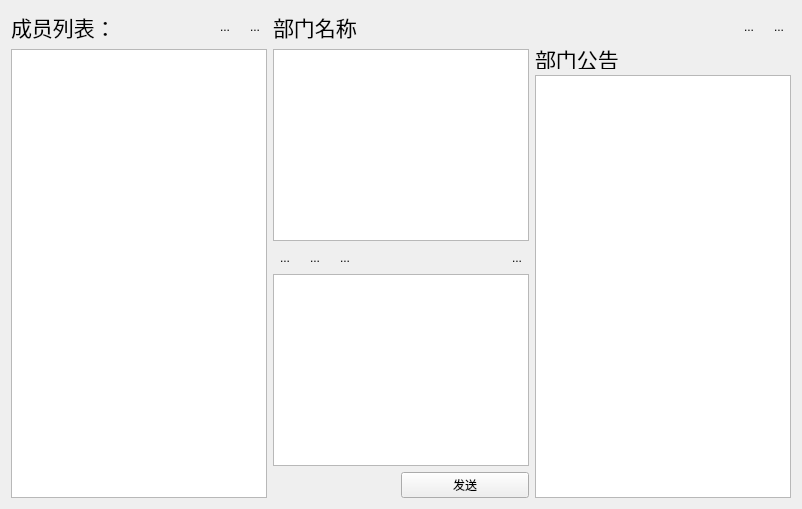
        <widget class="QWidget" name="page_3">
         <layout class="QHBoxLayout" name="horizontalLayout_15">
          <item>
           <layout class="QVBoxLayout" name="verticalLayout_10">
            <item>
             <layout class="QHBoxLayout" name="horizontalLayout_14">
              <item>
               <widget class="QLabel" name="label_3">
                <property name="font">
                 <font>
                  <pointsize>16</pointsize>
                 </font>
                </property>
                <property name="text">
                 <string>成员列表：</string>
                </property>
               </widget>
              </item>
              <item>
               <spacer name="horizontalSpacer_11">
                <property name="orientation">
                 <enum>Qt::Horizontal</enum>
                </property>
                <property name="sizeType">
                 <enum>QSizePolicy::Fixed</enum>
                </property>
                <property name="sizeHint" stdset="0">
                 <size>
                  <width>70</width>
                  <height>20</height>
                 </size>
                </property>
               </spacer>
              </item>
              <item>
               <widget class="QToolButton" name="departFlushBtn">
                <property name="text">
                 <string>...</string>
                </property>
                <property name="icon">
                 <iconset resource="res.qrc">
                  <normaloff>:/flush</normaloff>:/flush</iconset>
                </property>
                <property name="iconSize">
                 <size>
                  <width>40</width>
                  <height>40</height>
                 </size>
                </property>
                <property name="autoRaise">
                 <bool>true</bool>
                </property>
               </widget>
              </item>
              <item>
               <widget class="QToolButton" name="addDepartBtn">
                <property name="text">
                 <string>...</string>
                </property>
                <property name="icon">
                 <iconset resource="res.qrc">
                  <normaloff>:/add</normaloff>:/add</iconset>
                </property>
                <property name="iconSize">
                 <size>
                  <width>40</width>
                  <height>40</height>
                 </size>
                </property>
                <property name="autoRaise">
                 <bool>true</bool>
                </property>
               </widget>
              </item>
             </layout>
            </item>
            <item>
             <widget class="QListWidget" name="departUserListWidget">
              <property name="sizePolicy">
               <sizepolicy hsizetype="Preferred" vsizetype="Expanding">
                <horstretch>0</horstretch>
                <verstretch>0</verstretch>
               </sizepolicy>
              </property>
              <property name="maximumSize">
               <size>
                <width>340</width>
                <height>16777215</height>
               </size>
              </property>
             </widget>
            </item>
           </layout>
          </item>
          <item>
           <layout class="QGridLayout" name="gridLayout_3">
            <item row="0" column="0" colspan="2">
             <layout class="QHBoxLayout" name="horizontalLayout_8">
              <item>
               <widget class="QLabel" name="departNameLabel">
                <property name="font">
                 <font>
                  <pointsize>16</pointsize>
                 </font>
                </property>
                <property name="text">
                 <string>部门名称</string>
                </property>
               </widget>
              </item>
              <item>
               <spacer name="horizontalSpacer_7">
                <property name="orientation">
                 <enum>Qt::Horizontal</enum>
                </property>
                <property name="sizeHint" stdset="0">
                 <size>
                  <width>178</width>
                  <height>20</height>
                 </size>
                </property>
               </spacer>
              </item>
              <item>
               <widget class="QToolButton" name="departFileLabel">
                <property name="text">
                 <string>...</string>
                </property>
                <property name="icon">
                 <iconset resource="res.qrc">
                  <normaloff>:/files</normaloff>:/files</iconset>
                </property>
                <property name="iconSize">
                 <size>
                  <width>40</width>
                  <height>40</height>
                 </size>
                </property>
                <property name="autoRaise">
                 <bool>true</bool>
                </property>
               </widget>
              </item>
              <item>
               <widget class="QToolButton" name="departMenuLabel">
                <property name="text">
                 <string>...</string>
                </property>
                <property name="icon">
                 <iconset resource="res.qrc">
                  <normaloff>:/menu</normaloff>:/menu</iconset>
                </property>
                <property name="iconSize">
                 <size>
                  <width>40</width>
                  <height>40</height>
                 </size>
                </property>
                <property name="autoRaise">
                 <bool>true</bool>
                </property>
               </widget>
              </item>
             </layout>
            </item>
            <item row="1" column="0">
             <layout class="QVBoxLayout" name="verticalLayout_6">
              <item>
               <widget class="QTextBrowser" name="departChatTextBrow"/>
              </item>
              <item>
               <layout class="QHBoxLayout" name="horizontalLayout_6">
                <item>
                 <widget class="QToolButton" name="expressionBtn">
                  <property name="text">
                   <string>...</string>
                  </property>
                  <property name="icon">
                   <iconset resource="res.qrc">
                    <normaloff>:/express</normaloff>:/express</iconset>
                  </property>
                  <property name="iconSize">
                   <size>
                    <width>40</width>
                    <height>40</height>
                   </size>
                  </property>
                  <property name="autoRaise">
                   <bool>true</bool>
                  </property>
                 </widget>
                </item>
                <item>
                 <widget class="QToolButton" name="sendFileBtn">
                  <property name="text">
                   <string>...</string>
                  </property>
                  <property name="icon">
                   <iconset resource="res.qrc">
                    <normaloff>:/sendfile</normaloff>:/sendfile</iconset>
                  </property>
                  <property name="iconSize">
                   <size>
                    <width>40</width>
                    <height>40</height>
                   </size>
                  </property>
                  <property name="autoRaise">
                   <bool>true</bool>
                  </property>
                 </widget>
                </item>
                <item>
                 <widget class="QToolButton" name="screenShotBtn">
                  <property name="text">
                   <string>...</string>
                  </property>
                  <property name="icon">
                   <iconset resource="res.qrc">
                    <normaloff>:/screenshot</normaloff>:/screenshot</iconset>
                  </property>
                  <property name="iconSize">
                   <size>
                    <width>40</width>
                    <height>40</height>
                   </size>
                  </property>
                  <property name="autoRaise">
                   <bool>true</bool>
                  </property>
                 </widget>
                </item>
                <item>
                 <spacer name="horizontalSpacer_5">
                  <property name="orientation">
                   <enum>Qt::Horizontal</enum>
                  </property>
                  <property name="sizeHint" stdset="0">
                   <size>
                    <width>40</width>
                    <height>20</height>
                   </size>
                  </property>
                 </spacer>
                </item>
                <item>
                 <widget class="QToolButton" name="historyBtn">
                  <property name="text">
                   <string>...</string>
                  </property>
                  <property name="icon">
                   <iconset resource="res.qrc">
                    <normaloff>:/history</normaloff>:/history</iconset>
                  </property>
                  <property name="iconSize">
                   <size>
                    <width>40</width>
                    <height>40</height>
                   </size>
                  </property>
                  <property name="autoRaise">
                   <bool>true</bool>
                  </property>
                 </widget>
                </item>
               </layout>
              </item>
              <item>
               <widget class="QTextEdit" name="departSendTextEdit">
                <property name="maximumSize">
                 <size>
                  <width>16777215</width>
                  <height>200</height>
                 </size>
                </property>
               </widget>
              </item>
              <item>
               <layout class="QHBoxLayout" name="horizontalLayout_7">
                <item>
                 <spacer name="horizontalSpacer_6">
                  <property name="orientation">
                   <enum>Qt::Horizontal</enum>
                  </property>
                  <property name="sizeHint" stdset="0">
                   <size>
                    <width>40</width>
                    <height>20</height>
                   </size>
                  </property>
                 </spacer>
                </item>
                <item>
                 <widget class="QPushButton" name="departSendBtn">
                  <property name="sizePolicy">
                   <sizepolicy hsizetype="Expanding" vsizetype="Preferred">
                    <horstretch>0</horstretch>
                    <verstretch>0</verstretch>
                   </sizepolicy>
                  </property>
                  <property name="minimumSize">
                   <size>
                    <width>100</width>
                    <height>0</height>
                   </size>
                  </property>
                  <property name="maximumSize">
                   <size>
                    <width>300</width>
                    <height>16777215</height>
                   </size>
                  </property>
                  <property name="text">
                   <string>发送</string>
                  </property>
                 </widget>
                </item>
               </layout>
              </item>
             </layout>
            </item>
            <item row="1" column="1">
             <layout class="QVBoxLayout" name="verticalLayout_5">
              <item>
               <widget class="QLabel" name="departNoticeLabel">
                <property name="sizePolicy">
                 <sizepolicy hsizetype="Fixed" vsizetype="Fixed">
                  <horstretch>0</horstretch>
                  <verstretch>0</verstretch>
                 </sizepolicy>
                </property>
                <property name="maximumSize">
                 <size>
                  <width>16777215</width>
                  <height>20</height>
                 </size>
                </property>
                <property name="font">
                 <font>
                  <pointsize>16</pointsize>
                 </font>
                </property>
                <property name="text">
                 <string>部门公告</string>
                </property>
               </widget>
              </item>
              <item>
               <widget class="QTextBrowser" name="departNoticeTextBrow">
                <property name="maximumSize">
                 <size>
                  <width>300</width>
                  <height>100000</height>
                 </size>
                </property>
               </widget>
              </item>
             </layout>
            </item>
           </layout>
          </item>
         </layout>
        </widget>
